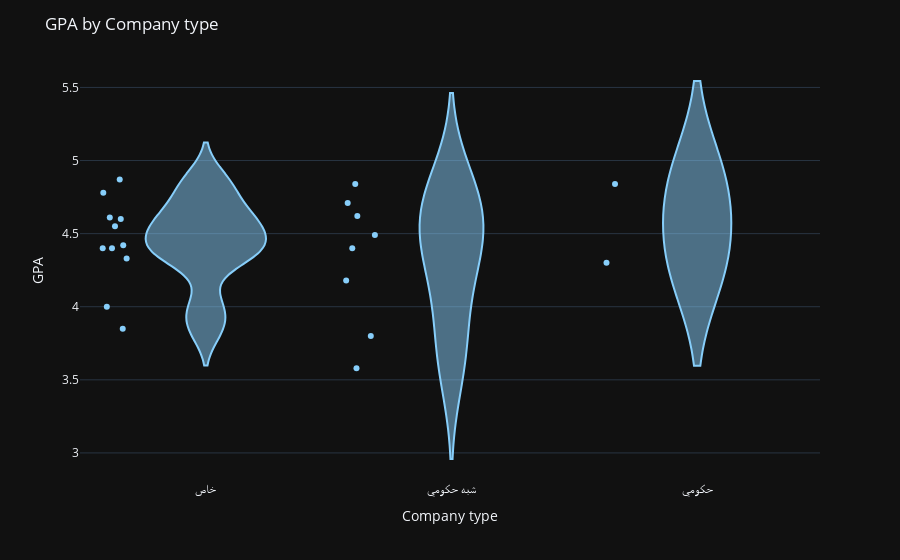

This figure's notebook cell:
### Markdown cell above
- Half govermental companies are paying the most for new grads
- Private companies salary distirbution is more spread out but competes with the half govermental companies
- There aren't enough data points to make a conclusion about govermental jobs

### Code cell
# GPA to company type
fig = px.violin(df, x="company_type", y="gpa", points="all", color_discrete_sequence=["lightskyblue"])
fig.update_layout(title="GPA by Company type", yaxis_title="GPA", xaxis_title="Company type")
# Make it static
fig.show()

### Figure 1 — Plotly figure (JSON) as saved in the notebook; plotly's stock layout.template omitted (floating-point values rounded to 4 significant figures)
{"data": [{"alignmentgroup": "True", "box": {"visible": false}, "hovertemplate": "company_type=%{x}<br>gpa=%{y}<extra></extra>", "legendgroup": "", "marker": {"color": "lightskyblue"}, "name": "", "offsetgroup": "", "orientation": "v", "points": "all", "scalegroup": "True", "showlegend": false, "type": "violin", "x": ["خاص", "خاص", "شبه حكومي", "حكومي", "شبه حكومي", "خاص", "شبه حكومي", "خاص", "شبه حكومي", "شبه حكومي", "شبه حكومي", "خاص", "خاص", "شبه حكومي", "خاص", "خاص", "خاص", "شبه حكومي", "خاص", "حكومي", "خاص"], "x0": " ", "xaxis": "x", "y": [4.87, 4, 4.4, 4.3, 3.58, 4.4, 4.84, 4.33, 4.49, 4.18, 4.62, 4.55, 4.61, 4.71, 4.42, 4.6, 4.4, 3.8, 3.85, 4.84, 4.78], "y0": " ", "yaxis": "y"}], "layout": {"legend": {"tracegroupgap": 0}, "margin": {"t": 60}, "title": {"text": "GPA by Company type"}, "violinmode": "group", "xaxis": {"anchor": "y", "domain": [0, 1], "title": {"text": "Company type"}}, "yaxis": {"anchor": "x", "domain": [0, 1], "title": {"text": "GPA"}}}}
